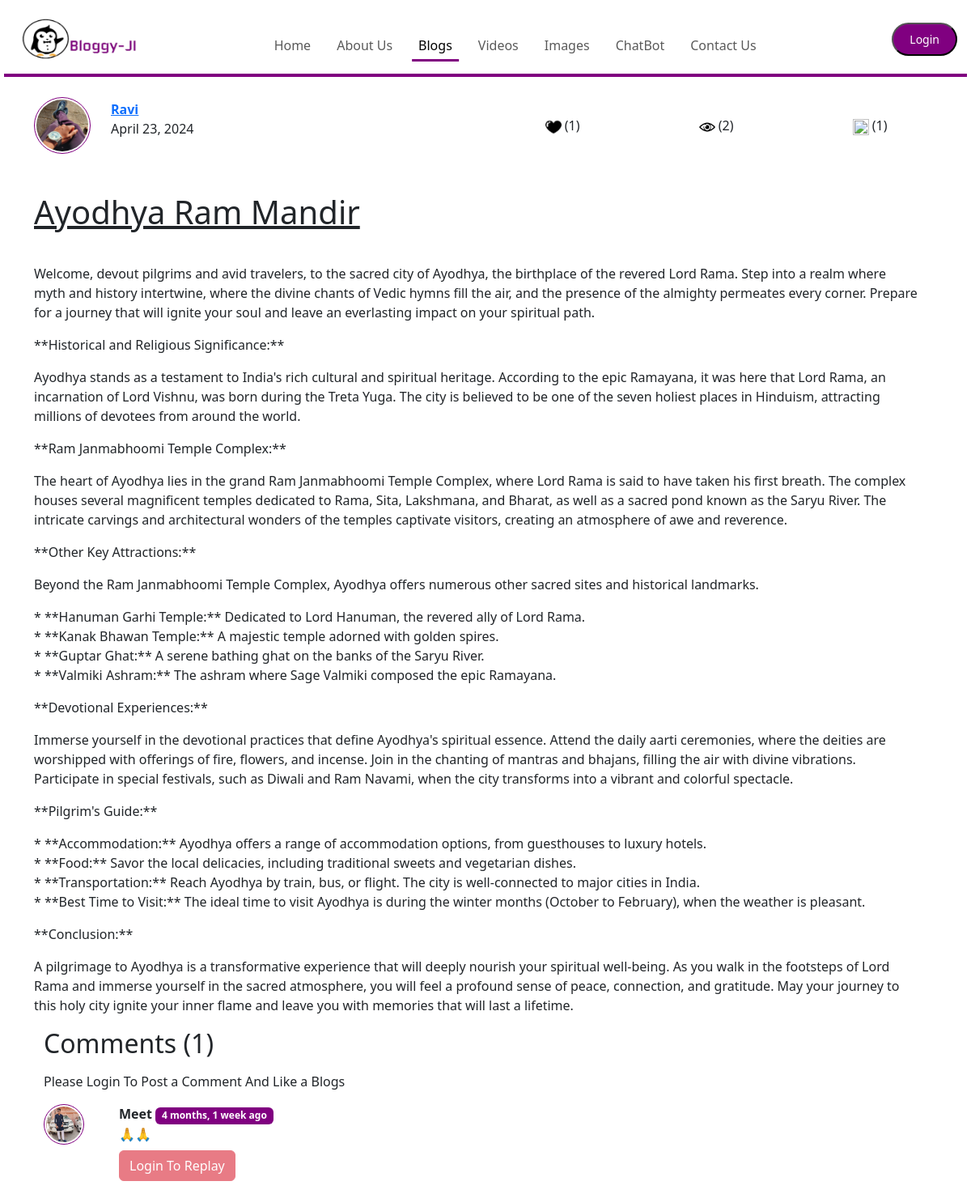
Page /Blog/BlogPosts/2 on the committed database.
### Blog/models.py (models this page shows, shortened)
class Blog_Post(models.Model):
    b_id = models.AutoField(primary_key=True)
    title = models.CharField(max_length=100)
    content = models.TextField()
    user = models.ForeignKey(User, on_delete=models.CASCADE)
    cat = models.ForeignKey(Category, on_delete=models.CASCADE)
    date = models.DateField(blank=True, default=now)
    likes = models.IntegerField(default=0, blank=True)
    views = models.IntegerField(blank=True, default=0)
    thumbnail = models.ImageField(upload_to='Thumbnail/', default="")

class Blog_Comment(models.Model):
    c_no = models.AutoField(primary_key=True)
    comment = models.TextField()
    user = models.ForeignKey(User, on_delete=models.CASCADE)
    post = models.ForeignKey(Blog_Post, on_delete=models.CASCADE)
    parent = models.ForeignKey('self', on_delete=models.CASCADE, null=True)
    timestamp = models.DateTimeField(default=now)

### Profile/models.py (models this page shows, shortened)
class Profile(models.Model):
    p_id = models.AutoField(primary_key=True)
    user = models.OneToOneField(User, on_delete=models.CASCADE)
    photo = models.ImageField(upload_to='Profile_Photo/', default=True, null=True)
    bio = models.CharField(max_length=200)

### Blog/views.py (the view, shortened to what this page needs)
# urls.py: path('BlogPosts/<int:b_id>', views.BlogPosts, name='BlogPosts'),
def BlogPosts(request, b_id):
    Posts = Blog_Post.objects.filter(b_id=b_id)[0]
    user_id = request.user.id
    comments = Blog_Comment.objects.filter(post=Posts, parent=None)
    replies = Blog_Comment.objects.filter(post=Posts).exclude(parent=None)
    repDict = {}
    for reply in replies:
        if reply.parent.c_no not in repDict.keys():
            repDict[reply.parent.c_no] = [reply]
        else:
            repDict[reply.parent.c_no].append(reply)
    user_id = request.user.id
    total_comments = Blog_Comment.objects.filter(post=Posts).count()
    context = {'Posts': Posts,
               'comments': comments,
               'user': request.user,
               'repDict': repDict,
               'user_id': user_id,
               'total_comments': total_comments}
    return render(request, 'blog/BlogPosts.html', context)

### Blog/templatetags/extras.py (called while the page is built)
@register.filter(name='get_val')
def get_val(dict, key):
    return dict.get(key)

### templates/blog/BlogPosts.html (shortened to what this page needs)
{% extends 'base.html' %}
cd {% block blogsactive %} active {% endblock blogsactive %}
{% block body %}
{% load static %}
{% load humanize %}
{% load extras %}
<link rel="stylesheet" type="text/css" href="{% static 'css/Full_Size.css' %}">
<div class="container" style="margin-top:120px;">
    <div class="row border1">
        <div class="col-sm-12">
            <div class="row align-items-center">
                <div class="col-3 col-lg-1">
                    <img src="{{ Posts.user.profile.photo.url }}" height="70px" width="70px" class="rounded-circle img">
                </div>
                <div class="col-9 col-lg-5 mt-2 mt-lg-0">
                    <a href="{% url 'UserProfile' Posts.user.id %}"><b><u>{{ Posts.user }}</u></b></a>
                    <br>
                    <p>{{ Posts.date }}</p>
                </div>
                <div class="col-12 col-lg-6 mt-3 mt-lg-0">
                    <div class="row text-center">
                        <div class="col-4 mt-2 mt-lg-0">
                            <img src="{% static 'img/like.png' %}" height="20px" width="20px">
                            <span>({{ Posts.likes }})</span>
                        </div>
                        <div class="col-4 mt-2 mt-lg-0">
                            <img src="{% static 'img/views.png' %}" height="20px" width="20px">
                            <span>({{ Posts.views }})</span>
                        </div>
                        <div class="col-4 mt-2 mt-lg-0">
                            <img src="{% static 'img/comment.png' %}" height="20px" width="20px">
                            <span>({{ total_comments }})</span>
                        </div>
                    </div>
                </div>
            </div>
        </div>
    <div class="row">
        <div class="col-sm-12 mt-5">
            <h1><u>{{ Posts.title }}</u></h1>
        </div>
    </div>
    <div class="row">
        <div class="col-sm-12 mt-3">
            <p>{{ Posts.content|safe }}</p>
        </div>
    </div>
</div>
<div class="container">
    <div class="row">
        <div class="col-10">
            <h2>Comments ({{ total_comments }})</h2>
        </div>
        <div class="col-2">
        </div>
    </div>
    <div class="my-2">
        {% if user.is_authenticated %}
        <form action="{% url 'BlogComment' %}" method="post">{% csrf_token %}
            <div class="form-group mt-4">
                <label for="comment">Post Comment</label>
                <input type="text" class="form-control" id="comment" name="comment" placeholder="Enter Comment Here ..."
                    required>
                <input type="hidden" name="post_id" value="{{ Posts.b_id }}">
                <input type="hidden" name="parent_c_no" value="">
                <input type="submit" class="btn mt-3" value="Post Comment">
            </div>
        </form>
        {% else %}
        <p>Please Login To Post a Comment And Like a Blogs</p>
        {% endif %}
    </div>
    {% for comment in comments %}
    <div class="row my-3">
        <div class="col-md-1"><img class="rounded-circle img" src="{{ comment.user.profile.photo.url }}" height="50px"
                width="50px"></div>
        <div class="col-md-11">
            <b>{{ comment.user.username }}</b> <span class="badge badge-secondary">{{ comment.timestamp | naturaltime }}</span>
            <div>{{ comment.comment }}</div>
            <div class="reply mx-0 mt-2">
                {% if user.is_authenticated %}
                <a class="btn btn-danger" data-bs-toggle="collapse" href="#replayBox{{ comment.c_no }}" role="button"
                    aria-expanded="false" aria-controls="collapseExample">
                    Replay
                </a>
                <div class="collapse" id="replayBox{{ comment.c_no }}">
                    <div class="card card-body my-2">
                        <form action="{% url 'BlogComment' %}" method="post">{% csrf_token %}
                            <div class="form-group mt-4">
                                <label for="comment_r">Post Reply</label>
                                <input type="text" class="form-control" id="comment_r" name="comment"
                                    placeholder="Enter Comment Here ..." required>
                                <input type="hidden" name="parent_c_no" value="{{ comment.c_no }}">
                                <input type="hidden" name="post_id" value="{{ Posts.b_id }}">
                                <input type="submit" class="btn mt-3" value="Reply To Comment">
                            </div>
                        </form>
                    </div>
                </div>
                {% else %}
                <a class="btn btn-danger disabled" data-bs-toggle="collapse" href="#replayBox{{ comment.c_no }}"
                    role="button" aria-expanded="false" aria-controls="collapseExample">
                    Login To Replay
                </a>
                {% endif %}
            </div>
        </div>
    </div>
    {% endfor %}
</div>
{% endblock body %}

### static/css/Base_File.css (style rules this page uses)
.img { border: 1px solid purple; padding: 2px; border-radius:20px; }
.btn { background-color: purple; border-color: purple; color: white; }

### static/css/Full_Size.css (style rules this page uses)
.btn { background-color: purple; border-color: purple; color: white; }
.badge-secondary { background-color: purple; color: white; }
.container { overflow-y: auto; overflow-y: scroll; scrollbar-width: none; -ms-overflow-style: none; }

### rows in the picture
Blog_Post: user.profile.photo (picture), user "Ravi", date "April 23, 2024", likes "1", views "2", title "Ayodhya Ram Mandir", content "Welcome, devout pilgrims and avid travelers, to the sacred city of Ayodhya, the birthplace of the revered Lord Rama. Step into a realm where myth and history intertwine, where the divine chants of Vedic hymns fill the air, and the presence of the almighty permeates every corner. Prepare for a journey that will ignite your soul and leave an everlasting impact on your spiritual path. **Historical and Religious Significance:** Ayodhya stands as a testament to India's rich cultural and spiritual heritage. According to the epic Ramayana, it was here that Lord Rama, an incarnation of Lord Vishnu, was born during the Treta Yuga. The city is believed to be one of the seven holiest places in…"
Blog_Comment: user.profile.photo (picture), user.username "Meet", timestamp "4 months, 1 week ago", comment "🙏🙏"

### other values in the picture
{{ total_comments }} "1"
